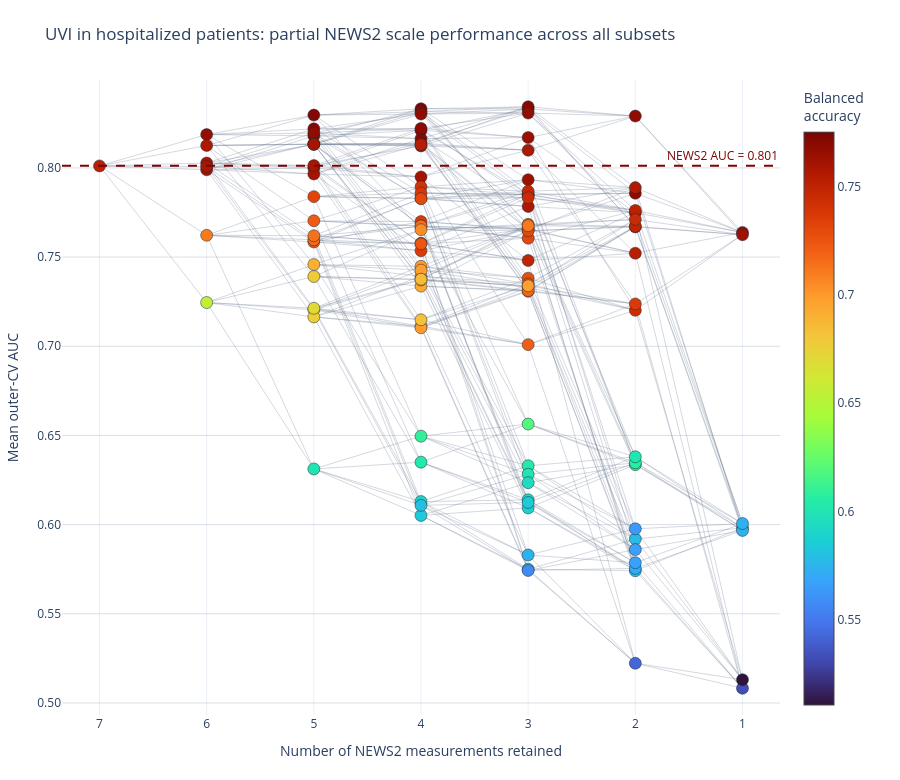

Notebook cell for this chart:
### Markdown cell above
#### Subset performance and parameter removal

### Code cell
save_subset_plot(
    make_scale_branching_subset_plot(
    results_uvi_hosp, FEATURES, news2_auc=auc_uvi_hosp,
    title='UVI in hospitalized patients',
    ),
    "uvi_hosp_parallel_plots", "parallel_plots",
)

### Figure 1 — Plotly figure (JSON) as saved in the notebook; plotly's stock layout.template omitted (floating-point values rounded to 4 significant figures; data arrays with more than 128 entries replaced by an {"elided": "..."} marker saying what was removed)
{"data": [{"hoverinfo": "skip", "line": {"color": "rgba(100, 116, 139, 0.28)", "width": 1}, "mode": "lines", "type": "scatter", "x": {"elided": "1323 int values"}, "y": {"elided": "1323 float values"}}, {"customdata": {"elided": "127x6 mixed values"}, "hovertemplate": "<b>%{customdata[0]}</b><br>AUC: %{customdata[1]:.3f}<br>Balanced accuracy: %{customdata[2]:.3f}<br>Sensitivity: %{customdata[3]:.3f}<br>Specificity: %{customdata[4]:.3f}<br>Mean inner-selected threshold: %{customdata[5]:.3f}<extra></extra>", "marker": {"cmax": 0.7753, "cmin": 0.5105, "color": [0.7522, 0.7661, 0.7616, 0.7598, 0.7593, 0.7574, 0.7107, 0.6555, 0.7724, 0.7722, 0.7715, 0.7684, 0.768, 0.7659, 0.7615, 0.7605, 0.7602, 0.7595, 0.7317, 0.7253, 0.7222, 0.7164, 0.7139, 0.6902, 0.6783, 0.6771, 0.6756, 0.6702, 0.5996, 0.7753, 0.7749, 0.7708, 0.7704, 0.7686, 0.768, 0.7679, 0.7607, 0.7586, 0.7538, 0.7497, 0.7439, 0.7402, 0.7384, 0.7362, 0.7358, 0.7305, 0.7243, 0.724, 0.7143, 0.708, 0.7043, 0.6998, 0.6992, 0.6991, 0.6978, 0.694, 0.6877, 0.6848, 0.683, 0.6096, 0.6034, 0.591, 0.5835, 0.5792, 0.7734, 0.7704, 0.7669, 0.7643, 0.7635, 0.7631, 0.7577, 0.7576, 0.7519, 0.7499, 0.7495, 0.7475, 0.7451, 0.7392, 0.7318, 0.7303, 0.73, 0.7268, 0.7266, 0.7206, 0.7202, 0.7183, 0.7177, 0.7107, 0.6973, 0.6192, 0.6039, 0.5991, 0.5942, 0.5939, 0.5874, 0.5844, 0.5798, 0.5741, 0.5574, 0.7685, 0.7677, 0.7628, 0.7564, 0.7532, 0.7528, 0.7513, 0.7496, 0.746, 0.7436, 0.7366, 0.6078, 0.6064, 0.6014, 0.5798, 0.5778, 0.5697, 0.567, 0.5665, 0.5629, 0.5423, 0.7638, 0.7625, 0.5817, 0.5744, 0.5735, 0.5331, 0.5105], "colorbar": {"title": {"text": "Balanced<br>accuracy"}}, "colorscale": [[0, "#30123b"], [0.07143, "#4145ab"], [0.1429, "#4675ed"], [0.2143, "#39a2fc"], [0.2857, "#1bcfd4"], [0.3571, "#24eca6"], [0.4286, "#61fc6c"], [0.5, "#a4fc3b"], [0.5714, "#d1e834"], [0.6429, "#f3c63a"], [0.7143, "#fe9b2d"], [0.7857, "#f36315"], [0.8571, "#d93806"], [0.9286, "#b11901"], [1, "#7a0402"]], "line": {"color": "#1f2937", "width": 0.5}, "size": 12}, "mode": "markers", "type": "scatter", "x": [7, 6, 6, 6, 6, 6, 6, 6, 5, 5, 5, 5, 5, 5, 5, 5, 5, 5, 5, 5, 5, 5, 5, 5, 5, 5, 5, 5, 5, 4, 4, 4, 4, 4, 4, 4, 4, 4, 4, 4, 4, 4, 4, 4, 4, 4, 4, 4, 4, 4, 4, 4, 4, 4, 4, 4, 4, 4, 4, 4, 4, 4, 4, 4, 3, 3, 3, 3, 3, 3, 3, 3, 3, 3, 3, 3, 3, 3, 3, 3, 3, 3, 3, 3, 3, 3, 3, 3, 3, 3, 3, 3, 3, 3, 3, 3, 3, 3, 3, 2, 2, 2, 2, 2, 2, 2, 2, 2, 2, 2, 2, 2, 2, 2, 2, 2, 2, 2, 2, 2, 1, 1, 1, 1, 1, 1, 1], "y": [0.8011, 0.8187, 0.7989, 0.8028, 0.8008, 0.8126, 0.7622, 0.7245, 0.818, 0.8296, 0.8219, 0.8196, 0.7999, 0.8135, 0.8132, 0.7966, 0.8133, 0.8013, 0.7839, 0.7585, 0.7704, 0.7597, 0.762, 0.7458, 0.7391, 0.7204, 0.7165, 0.7213, 0.6312, 0.8211, 0.8332, 0.8164, 0.8316, 0.8222, 0.8302, 0.8138, 0.7949, 0.8123, 0.8131, 0.783, 0.7578, 0.7894, 0.786, 0.7699, 0.7536, 0.7827, 0.7574, 0.7672, 0.7675, 0.7393, 0.7653, 0.7448, 0.7113, 0.7104, 0.7427, 0.7337, 0.7372, 0.7376, 0.7148, 0.6496, 0.635, 0.6129, 0.6052, 0.6108, 0.8331, 0.8343, 0.8307, 0.817, 0.7852, 0.7934, 0.8099, 0.7784, 0.7658, 0.7481, 0.7848, 0.7869, 0.7833, 0.7653, 0.7329, 0.7606, 0.7647, 0.7382, 0.735, 0.7009, 0.7684, 0.7308, 0.7312, 0.7676, 0.7339, 0.6564, 0.633, 0.6282, 0.6235, 0.6139, 0.6094, 0.6124, 0.575, 0.583, 0.5743, 0.7858, 0.8291, 0.7749, 0.789, 0.7669, 0.7522, 0.7762, 0.7672, 0.7711, 0.7202, 0.7237, 0.6336, 0.6347, 0.638, 0.5741, 0.5919, 0.5755, 0.5786, 0.586, 0.5976, 0.5223, 0.7638, 0.7625, 0.5982, 0.5967, 0.6006, 0.5083, 0.513]}], "layout": {"annotations": [{"font": {"color": "#7A0403"}, "showarrow": false, "text": "NEWS2 AUC = 0.801", "x": 1, "xanchor": "right", "xref": "x domain", "y": 0.8012, "yanchor": "bottom", "yref": "y"}], "height": 780, "margin": {"b": 65, "l": 35, "r": 120, "t": 80}, "shapes": [{"line": {"color": "#7A0403", "dash": "dash", "width": 2}, "type": "line", "x0": 0, "x1": 1, "xref": "x domain", "y0": 0.8012, "y1": 0.8012, "yref": "y"}], "showlegend": false, "title": {"text": "UVI in hospitalized patients: partial NEWS2 scale performance across all subsets"}, "xaxis": {"range": [7.35, 0.65], "tickmode": "array", "ticktext": ["1", "2", "3", "4", "5", "6", "7"], "tickvals": [1, 2, 3, 4, 5, 6, 7], "title": {"text": "Number of NEWS2 measurements retained"}}, "yaxis": {"gridcolor": "rgba(148, 163, 184, 0.35)", "range": [0.4933, 0.8493], "tickformat": ".2f", "title": {"text": "Mean outer-CV AUC"}, "zeroline": false}}}
